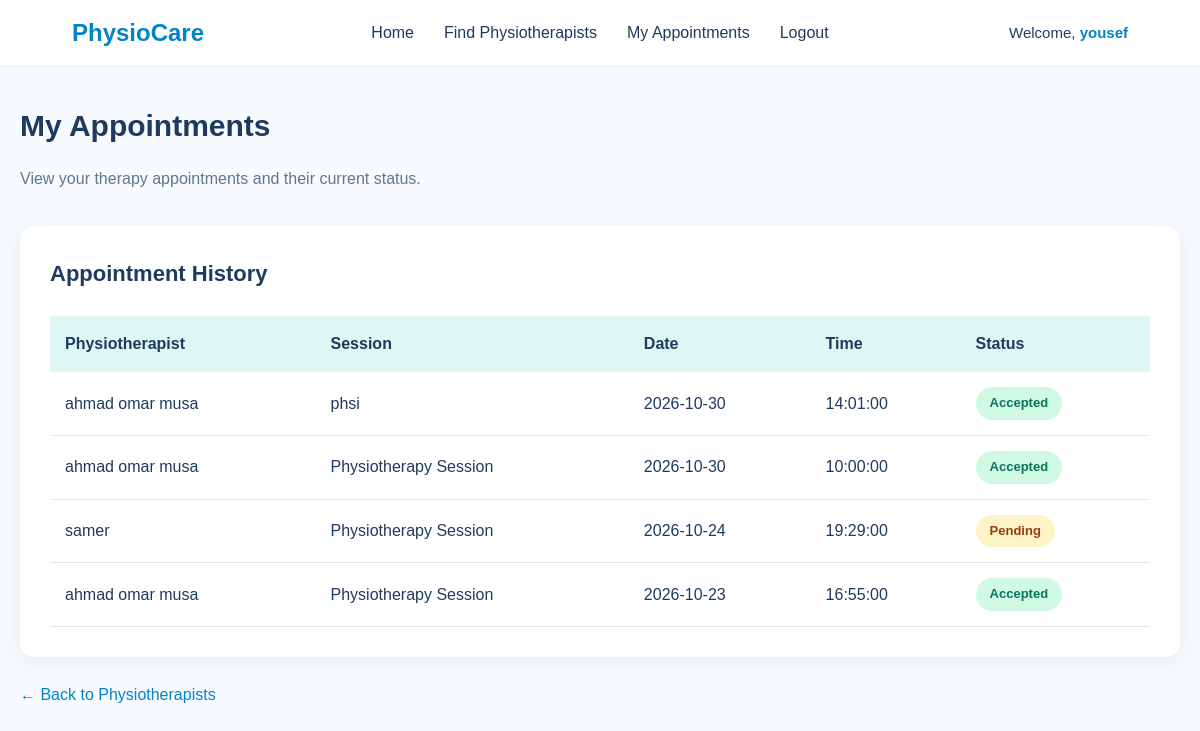
The page /patient/appointments.php (signed in) on the database its author committed.
### tables this page shows
CREATE TABLE `appointments` (
  `id` int(11) NOT NULL,
  `patient_id` int(11) NOT NULL,
  `session_id` int(11) NOT NULL,
  `availability_id` int(11) NOT NULL,
  `status` varchar(20) NOT NULL DEFAULT 'Pending'
);

CREATE TABLE `users` (
  `id` int(11) NOT NULL,
  `name` varchar(100) NOT NULL,
  `email` varchar(100) NOT NULL,
  `password` varchar(255) NOT NULL,
  `role` varchar(20) NOT NULL DEFAULT 'patient'
);

CREATE TABLE `sessions` (
  `id` int(11) NOT NULL,
  `name` varchar(100) NOT NULL,
  `duration` int(11) NOT NULL,
  `price` decimal(10,2) NOT NULL
);

CREATE TABLE `availability` (
  `id` int(11) NOT NULL,
  `physiotherapist_id` int(11) NOT NULL,
  `available_date` date NOT NULL,
  `available_time` time NOT NULL
);

### classes/Database.php (called while the page is built, shortened)
<?php
class Database {
    public function __construct() {
        $host = "localhost";
        $dbname = "physiotherapy_db";
        $username = "root";
        $password = "";
        $this->connect = new PDO(
            "mysql:host=$host;dbname=$dbname;charset=utf8mb4",
            $username,
            $password
        );
    }
}

### classes/Appointment.php (called while the page is built, shortened)
<?php
require_once __DIR__ . "/Database.php";
class Appointment extends Database {
public function getPatientAppointments($patientId) {
    $sql = "SELECT
                appointments.id,
                users.name AS physiotherapist_name,
                sessions.name AS session_name,
                availability.available_date,
                availability.available_time,
                appointments.status
            FROM appointments
            JOIN availability
                ON appointments.availability_id = availability.id
            JOIN users
                ON availability.physiotherapist_id = users.id
            JOIN sessions
                ON appointments.session_id = sessions.id
            WHERE appointments.patient_id = ?
            ORDER BY availability.available_date DESC,
                     availability.available_time DESC";
    $stmt = $this->connect->prepare($sql);
    $stmt->execute([$patientId]);
    return $stmt->fetchAll(PDO::FETCH_ASSOC);
}
}

### patient/appointments.php (the view, shortened to what this page needs)
<?php
require_once __DIR__ . "/../classes/Appointment.php";
$appointment = new Appointment();
$appointments = $appointment->getPatientAppointments($_SESSION["user_id"]);
?>
<!DOCTYPE html>
<html lang="en">
<head>
    <link rel="stylesheet" href="../css/style.css?v=8">
</head>
<body>
<?php include __DIR__ . "/nav.php"; ?>
<main class="patient-main">
    <div class="dashboard-header">
        <h1>My Appointments</h1>
        <p>View your therapy appointments and their current status.</p>
    </div>
    <div class="management-card">
        <h2>Appointment History</h2>
        <?php if (count($appointments) > 0): ?>
            <div class="table-container">
                <table class="management-table">
                    <thead>
                        <tr>
                            <th>Physiotherapist</th>
                            <th>Session</th>
                            <th>Date</th>
                            <th>Time</th>
                            <th>Status</th>
                        </tr>
                    </thead>
                    <tbody>
                        <?php foreach ($appointments as $item): ?>
                            <tr>
                                <td>
                                    <?= htmlspecialchars($item["physiotherapist_name"]) ?>
                                </td>
                                <td>
                                    <?= htmlspecialchars($item["session_name"]) ?>
                                </td>
                                <td>
                                    <?= htmlspecialchars($item["available_date"]) ?>
                                </td>
                                <td>
                                    <?= htmlspecialchars($item["available_time"]) ?>
                                </td>
                                <td>
                                    <span class="status-badge status-<?= strtolower(htmlspecialchars($item["status"])) ?>">
                                        <?= htmlspecialchars($item["status"]) ?>
                                    </span>
                                </td>
                            </tr>
                        <?php endforeach; ?>
                    </tbody>
                </table>
            </div>
        <?php else: ?>
            <p>You have no appointments yet.</p>
        <?php endif; ?>
    </div>
    <p>
        <a href="physiotherapists.php">
            ← Back to Physiotherapists
        </a>
    </p>
</main>
</body>
</html>

### css/style.css (style rules this page uses)
:root { --primary: #0284C7; --secondary: #2DD4BF; --light-mint: #DFF7F3; --background: #F7FBFF; --text: #1E3A5F; --white: #FFFFFF; }
* { box-sizing: border-box; }
body { margin: 0; font-family: Arial, sans-serif; background: var(--background); color: var(--text); line-height: 1.6; }
h1, h2, h3 { color: var(--text); }
a { color: var(--primary); text-decoration: none; }
.auth-header p, .dashboard-header p, .dashboard-card p { color: #64748B; }
.dashboard-header { margin-bottom: 35px; }
.dashboard-header h1 { font-size: 30px; margin-bottom: 8px; }
.dashboard-card, .management-card { background: var(--white); padding: 30px; border-radius: 14px; box-shadow: 0 5px 20px rgba(30, 58, 95, 0.08); }
.management-card { margin-bottom: 25px; }
.management-card h2 { margin-top: 0; margin-bottom: 25px; font-size: 22px; }
.table-container { width: 100%; overflow-x: auto; }
.management-table { width: 100%; border-collapse: collapse; text-align: left; }
.management-table th { background: var(--light-mint); padding: 15px; }
.management-table td { padding: 15px; border-bottom: 1px solid #E2E8F0; }
.status-badge { display: inline-block; padding: 6px 14px; border-radius: 20px; font-size: 13px; font-weight: bold; }
.status-pending { background: #FEF3C7; color: #92400E; }
.status-accepted { background: #D1FAE5; color: #047857; }
.patient-main { max-width: 1200px; margin: 35px auto; padding: 0 20px; }

### rows shown on the page
appointments: users.name "ahmad omar musa", session.name "phsi", availability.available_date "2026-10-30", availability.available_time "14:01:00", status "Accepted"
appointments: users.name "ahmad omar musa", session.name "Physiotherapy Session", availability.available_date "2026-10-30", availability.available_time "10:00:00", status "Accepted"
appointments: users.name "samer", session.name "Physiotherapy Session", availability.available_date "2026-10-24", availability.available_time "19:29:00", status "Pending"
appointments: users.name "ahmad omar musa", session.name "Physiotherapy Session", availability.available_date "2026-10-23", availability.available_time "16:55:00", status "Accepted"

### other values the page prints
$_SESSION["name"] "yousef"
